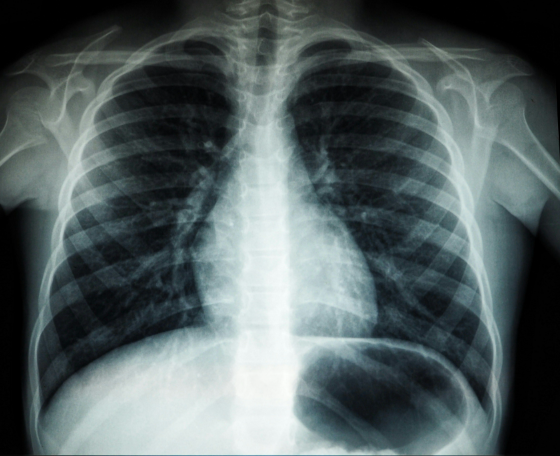
#> input picture Sample_Image.png, 560 x 456 px; its folder holds only this picture in this run
$ python -i abnormality.py   (imports and definitions only)
#> lines starting #> are read from the running program, lines starting #| are printed output that depends on the picture; after the words box and inside, x2 and y2 are one past the last pixel; in counts of white or black regions, pixels touching at a corner belong together
### segmentation.py
import cv2
import numpy as np

from preprocessing import preprocess_image

# ---- tunable geometry (fractions of each lung's bounding box) ----------
MEDIAL_CUT = 0.18     # strip next to the spine / mediastinum / heart
BOTTOM_CUT = 0.15     # diaphragm + costophrenic angle
TOP_CUT = 0.05        # clavicle / apex edge
ERODE_PX = 3          # removes the rib-cage / pleural edge band
MIN_CORE_FRACTION = 0.05
MAX_CORE_FRACTION = 0.45


def _elliptical(k):
    return cv2.getStructuringElement(cv2.MORPH_ELLIPSE, (k, k))


def _candidate_lung_blobs(binary, shape):
    """Return (left, right) contours from a binary 'dark region' mask,
    or None if the geometry is not plausible for two lungs."""
    h, w = shape
    binary = cv2.morphologyEx(binary, cv2.MORPH_OPEN, _elliptical(5), iterations=2)
    binary = cv2.morphologyEx(binary, cv2.MORPH_CLOSE, _elliptical(5), iterations=1)

    contours, _ = cv2.findContours(
        binary, cv2.RETR_EXTERNAL, cv2.CHAIN_APPROX_SIMPLE
    )

    left, right = [], []

    for c in contours:
        area = cv2.contourArea(c)
        if area < 0.02 * h * w or area > 0.40 * h * w:
            continue

        m = cv2.moments(c)
        if m["m00"] == 0:
            continue
        cx, cy = m["m10"] / m["m00"], m["m01"] / m["m00"]

        # Background / air outside the body lives at the image edges
        if not (0.12 * w < cx < 0.88 * w and 0.18 * h < cy < 0.92 * h):
            continue

        x, y, bw, bh = cv2.boundingRect(c)
        if y <= 1:  # touches the top edge -> not a lung
            continue

        (left if cx < w / 2 else right).append((area, c))

    if not left or not right:
        return None

    left_c = max(left, key=lambda t: t[0])
    right_c = max(right, key=lambda t: t[0])

    ratio = min(left_c[0], right_c[0]) / max(left_c[0], right_c[0])
    if ratio < 0.30:
        return None

    return left_c[1], right_c[1]


# [19 lines left out: function _core_region, not called in this run]


def create_lung_mask(image):
    """Segment the two lung fields.

    Lungs are DARK on a chest X-ray (air). We threshold for dark regions,
    discard background, keep one blob per side, take the convex hull (so
    consolidated/bright pneumonia areas stay inside the lung), then remove
    the rib-cage edge, mediastinum and diaphragm bands.

    Returns (core_mask, outline_mask) or (None, None) if segmentation fails.
    """
    image = image.astype(np.uint8)
    h, w = image.shape
    blurred = cv2.GaussianBlur(image, (7, 7), 0)

    otsu, _ = cv2.threshold(
        blurred, 0, 255, cv2.THRESH_BINARY + cv2.THRESH_OTSU
    )

    for factor in (1.0, 0.9, 0.8, 0.7, 1.1, 0.6):
        level = otsu * factor
        binary = (blurred < level).astype(np.uint8) * 255

        blobs = _candidate_lung_blobs(binary, (h, w))
        if blobs is None:
            continue

        outline = np.zeros((h, w), np.uint8)
        core = np.zeros((h, w), np.uint8)

        for i, contour in enumerate(blobs):
            hull = cv2.convexHull(contour)
            hull_mask = np.zeros((h, w), np.uint8)
            cv2.fillConvexPoly(hull_mask, hull, 255)

            outline = cv2.bitwise_or(outline, hull_mask)
            core = cv2.bitwise_or(core, _core_region(hull_mask, is_left=(i == 0)))

        frac = cv2.countNonZero(core) / float(h * w)
        if MIN_CORE_FRACTION <= frac <= MAX_CORE_FRACTION:
            return core, outline

    return None, None


def extract_lung_roi(image, lung_mask):
    image_uint8 = image.astype(np.uint8)
    return cv2.bitwise_and(image_uint8, image_uint8, mask=lung_mask)


def segment_image(image):
    """image: preprocessed uint8 grayscale. Returns None if lungs not found."""
    image = image.astype(np.uint8)

    core, outline = create_lung_mask(image)

    if core is None:
        return None

    return {
        "image": image,
        "mask": core,            # inner lung field used for ALL measurements
        "outline": outline,      # full lung outline (for display)
        "roi": extract_lung_roi(image, core)
    }


# [7 lines left out: function segment_lungs, not called in this run]

### abnormality.py
import json
import os

import cv2
import numpy as np

from segmentation import segment_image

CALIBRATION_FILE = "calibration.json"
DEFAULT_LEVEL = 150.0     # only used if calibrate has not been run
CALIBRATION_PERCENTILE = 95
MIN_BLOB_AREA = 80        # px at 224x224; removes rib fragments / specks
RIB_SUPPRESS_KERNEL = 9   # opening size; ribs are thin, opacities are wide


# [93 lines left out: functions load_abnormal_level, calibrate_abnormal_level, detect_abnormal_regions, calculate_abnormality, not called in this run]


def analyze_image(image):
    """image: preprocessed uint8 grayscale."""
    seg = segment_image(image)
    if seg is None:
        return None

    ab = calculate_abnormality(seg["image"], seg["mask"])
    if ab is None:
        return None

    return {
        "image": seg["image"],
        "lung_mask": seg["mask"],
        "lung_outline": seg["outline"],
        "lung_roi": seg["roi"],
        **ab
    }

>>> import cv2
>>> picture = cv2.imread('Sample_Image.png', cv2.IMREAD_GRAYSCALE)
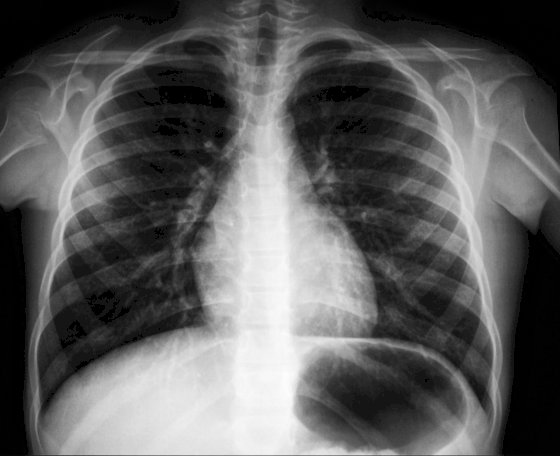
#> picture: shape (456, 560); min 0, max 253, mean 93.3
>>> result = analyze_image(picture)
#> in create_lung_mask, `otsu, _ = cv2.threshold( blurred, 0, 255, cv2.THRESH_BINARY + cv2.THRE..`: otsu = 112
#> the loop in create_lung_mask, `for factor in (1.0, 0.9, 0.8, 0.7, 1.1, 0.6):` made 6 passes
#> level on passes 1 to 6: 112, 100.8, 89.6, 78.4, 123.2, 67.2
#> pass 1, in create_lung_mask, `binary = (blurred < level).astype(np.uint8) * 255`:
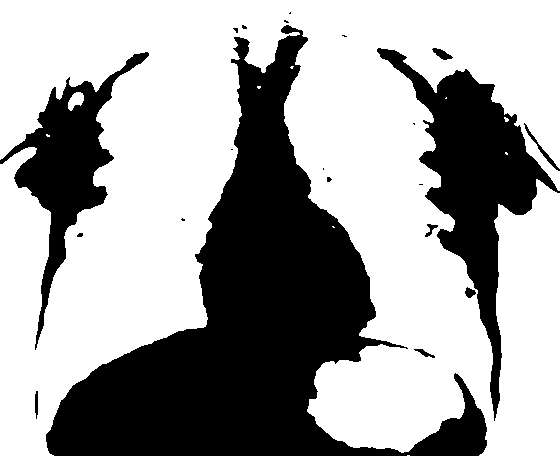
#> binary: shape (456, 560); 63.9% white; 21 black regions (11 under 20 px), largest, box (x1, y1, x2, y2) and area: (46, 25, 487, 456) 63366, (377, 48, 560, 421) 17644, (0, 52, 149, 350) 10436
#> pass 1, in _candidate_lung_blobs, `binary = cv2.morphologyEx(binary, cv2.MORPH_OPEN, _elliptical(5), iter..`:
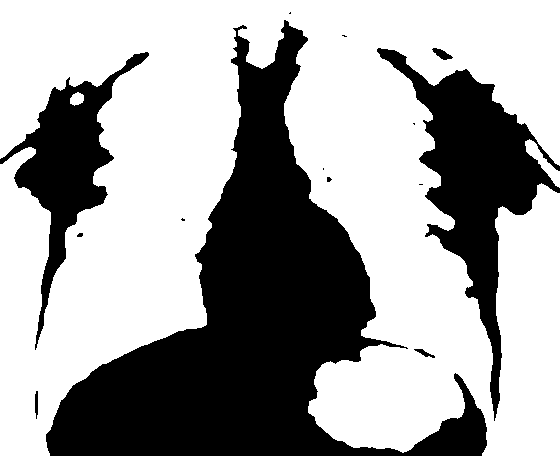
#> binary: shape (456, 560); 63.5% white; 14 black regions (7 under 20 px), largest, box (x1, y1, x2, y2) and area: (46, 20, 487, 456) 63721, (377, 48, 560, 421) 18410, (0, 52, 149, 350) 10647
#> pass 1, in _candidate_lung_blobs, `binary = cv2.morphologyEx(binary, cv2.MORPH_CLOSE, _elliptical(5), ite..`:
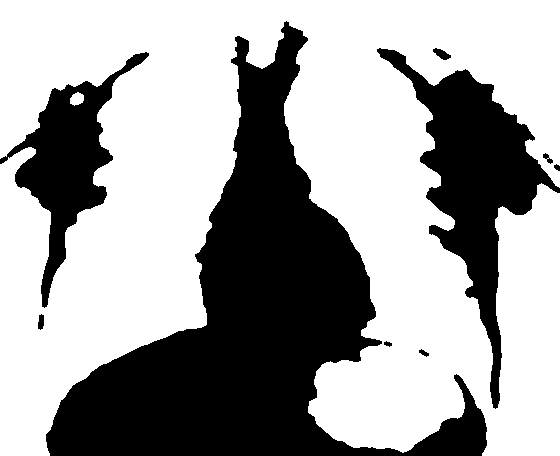
#> binary: shape (456, 560); 63.8% white; 9 black regions, largest, box (x1, y1, x2, y2) and area: (46, 21, 487, 456) 63566, (377, 48, 560, 409) 18169, (0, 52, 149, 308) 10434
#> pass 2, in create_lung_mask, `binary = (blurred < level).astype(np.uint8) * 255`:
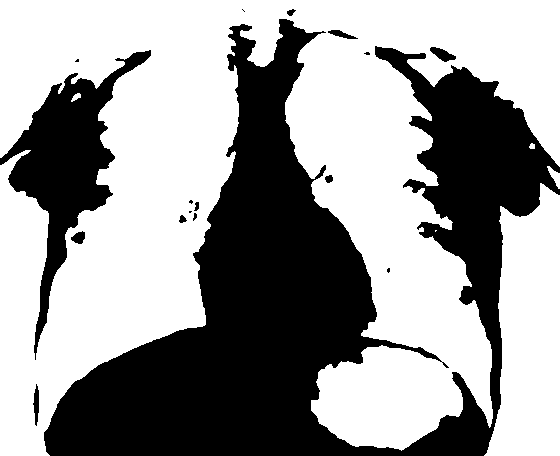
#> binary: shape (456, 560); 60.2% white; 17 black regions (6 under 20 px), largest, box (x1, y1, x2, y2) and area: (44, 19, 560, 456) 88232, (0, 50, 151, 360) 12539, (430, 47, 456, 62) 204
#> after the loop in create_lung_mask, `for factor in (1.0, 0.9, 0.8, 0.7, 1.1, 0.6):`:
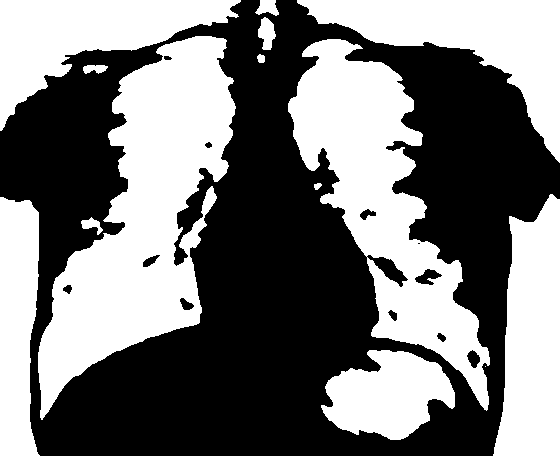
#> binary: shape (456, 560); 47.6% white; 14 white regions (1 under 20 px), largest, box (x1, y1, x2, y2) and area: (38, 36, 236, 420) 34836, (288, 39, 490, 411) 27378, (297, 0, 560, 163) 15013
